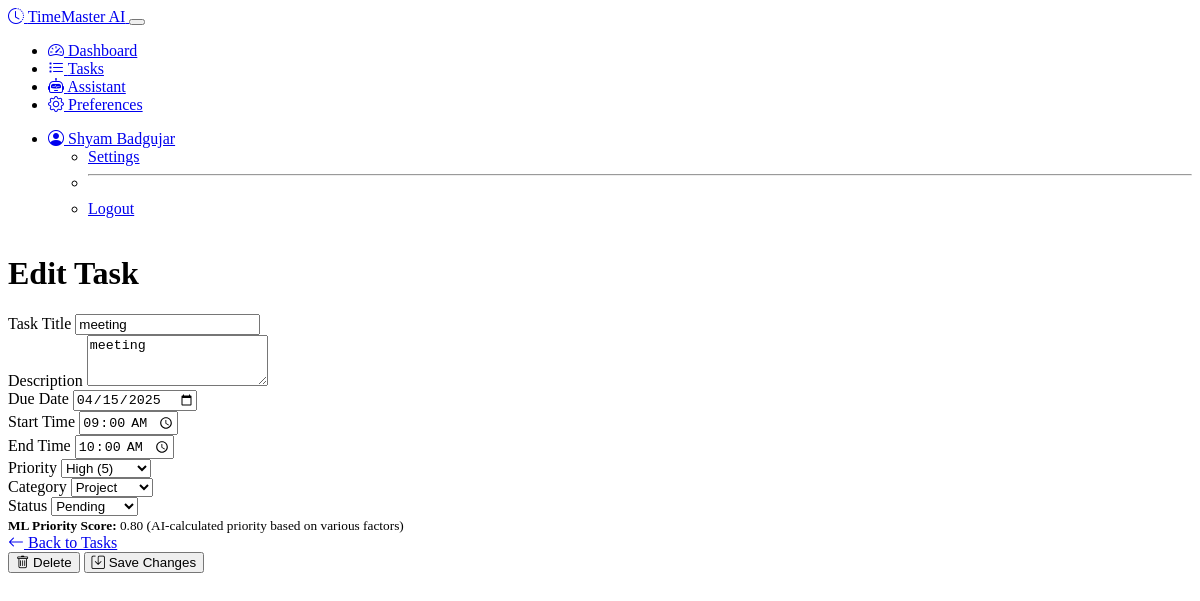
The page /tasks/8/edit (signed in) on the database its author committed.
### models.py (models this page shows, shortened)
class User(UserMixin, db.Model):
    id = db.Column(db.Integer, primary_key=True)
    username = db.Column(db.String(64), unique=True, nullable=False)
    email = db.Column(db.String(120), unique=True, nullable=False)
    password_hash = db.Column(db.String(256), nullable=False)
    created_at = db.Column(db.DateTime, default=datetime.utcnow)
    tasks = db.relationship('Task', backref='user', lazy='dynamic')
    preferences = db.relationship('UserPreference', backref='user', uselist=False)

class Task(db.Model):
    id = db.Column(db.Integer, primary_key=True)
    title = db.Column(db.String(120), nullable=False)
    description = db.Column(db.Text)
    created_at = db.Column(db.DateTime, default=datetime.utcnow)
    due_date = db.Column(db.DateTime)
    start_time = db.Column(db.DateTime)
    end_time = db.Column(db.DateTime)
    priority = db.Column(db.Integer, default=0)  # 0-5, 5 being highest
    status = db.Column(db.String(20), default='pending')  # pending, completed, cancelled
    category = db.Column(db.String(50))
    ml_priority_score = db.Column(db.Float, default=0.0)  # ML-calculated priority
    calendar_event_id = db.Column(db.String(100))  # For Google Calendar sync
    user_id = db.Column(db.Integer, db.ForeignKey('user.id'), nullable=False)

### routes.py (the view, shortened to what this page needs)
@app.route('/tasks/<int:task_id>/edit', methods=['GET', 'POST'])
@login_required
def edit_task(task_id):
    task = Task.query.get_or_404(task_id)
    if task.user_id != current_user.id:
        abort(403)
    return render_template('edit_task.html', task=task)

### models.py (called while the page is built)
@login_manager.user_loader
def load_user(user_id):
    return User.query.get(int(user_id))

    def get_notification_preferences(self):
        try:
            return json.loads(self.notification_preferences)
        except:
            return ['email', 'web']

### notification_service.py (called while the page is built)
    def check_reminders(self):
        now = datetime.now()
        due_reminders = Reminder.query.filter(
            Reminder.remind_at <= now,
            Reminder.sent == False
        ).all()
        sent_count = 0
        for reminder in due_reminders:
            success = self.send_reminder(reminder)
            if success:
                reminder.sent = True
                sent_count += 1
        db.session.commit()
        return sent_count

### routes.py (called while the page is built)
@app.before_request
def check_reminders():
    if not request.endpoint:
        return
    if request.endpoint in ['static', 'login', 'register']:
        return
    last_check = session.get('last_reminder_check', 0)
    now = datetime.now().timestamp()
    if now - last_check > 300:  # 5 minutes in seconds
        notification_service.check_reminders()
        session['last_reminder_check'] = now

### templates/edit_task.html (shortened to what this page needs)
{% extends "layout.html" %}
{% block content %}
<div class="container">
    <div class="row">
        <div class="col-md-8 mx-auto">
            <div class="card bg-dark">
                <div class="card-header">
                    <h1 class="h3 mb-0">Edit Task</h1>
                </div>
                <div class="card-body">
                    <form method="post" action="{{ url_for('edit_task', task_id=task.id) }}">
                        <div class="mb-3">
                            <label for="title" class="form-label">Task Title</label>
                            <input type="text" class="form-control" id="title" name="title" value="{{ task.title }}" required>
                        </div>
                        <div class="mb-3">
                            <label for="description" class="form-label">Description</label>
                            <textarea class="form-control" id="description" name="description" rows="3">{{ task.description }}</textarea>
                        </div>
                        <div class="row mb-3">
                            <div class="col-md-4">
                                <label for="due_date" class="form-label">Due Date</label>
                                <input type="date" class="form-control" id="due_date" name="due_date"
                                    value="{{ task.due_date.strftime('%Y-%m-%d') if task.due_date else '' }}">
                            </div>
                            <div class="col-md-4">
                                <label for="start_time" class="form-label">Start Time</label>
                                <input type="time" class="form-control" id="start_time" name="start_time"
                                    value="{{ task.start_time.strftime('%H:%M') if task.start_time else '' }}">
                            </div>
                            <div class="col-md-4">
                                <label for="end_time" class="form-label">End Time</label>
                                <input type="time" class="form-control" id="end_time" name="end_time"
                                    value="{{ task.end_time.strftime('%H:%M') if task.end_time else '' }}">
                            </div>
                        </div>
                        <div class="row mb-3">
                            <div class="col-md-4">
                                <label for="priority" class="form-label">Priority</label>
                                <select class="form-select" id="priority" name="priority">
                                    <option value="5" {{ 'selected' if task.priority == 5 }}>High (5)</option>
                                </select>
                            </div>
                            <div class="col-md-4">
                                <label for="category" class="form-label">Category</label>
                                <select class="form-select" id="category" name="category">
                                    <option value="Project" {{ 'selected' if task.category == 'Project' }}>Project</option>
                                </select>
                            </div>
                            <div class="col-md-4">
                                <label for="status" class="form-label">Status</label>
                                <select class="form-select" id="status" name="status">
                                    <option value="pending" {{ 'selected' if task.status == 'pending' }}>Pending</option>
                                </select>
                            </div>
                        </div>
                        <div class="mb-3">
                            <div class="alert alert-secondary">
                                <small>
                                    <strong>ML Priority Score:</strong> {{ "%.2f"|format(task.ml_priority_score) }}
                                    <span class="ms-2 text-muted">(AI-calculated priority based on various factors)</span>
                                </small>
                            </div>
                        </div>
                        <div class="d-flex justify-content-between">
                            <div>
                                <a href="{{ url_for('task_list') }}" class="btn btn-outline-secondary">
                                    <i class="bi bi-arrow-left"></i> Back to Tasks
                                </a>
                            </div>
                            <div class="d-flex">
                                <form action="{{ url_for('delete_task', task_id=task.id) }}" method="post" class="me-2">
                                    <button type="submit" class="btn btn-outline-danger btn-delete-task">
                                        <i class="bi bi-trash"></i> Delete
                                    </button>
                                </form>
                                <button type="submit" class="btn btn-primary">
                                    <i class="bi bi-save"></i> Save Changes
                                </button>
                            </div>
                        </div>
                    </form>
                </div>
            </div>
        </div>
    </div>
</div>
{% endblock %}

### templates/layout.html (shortened to what this page needs)
<!DOCTYPE html>
<html lang="en" data-bs-theme="dark">
<head>
    <link rel="stylesheet" href="https://cdn.replit.com/agent/bootstrap-agent-dark-theme.min.css">
    <link rel="stylesheet" href="https://cdn.jsdelivr.net/npm/bootstrap-icons@1.11.0/font/bootstrap-icons.css">
    <link rel="stylesheet" href="{{ url_for('static', filename='css/custom.css') }}">
</head>
<body class="d-flex flex-column min-vh-100">
    <nav class="navbar navbar-expand-lg navbar-dark bg-dark">
        <div class="container">
            <a class="navbar-brand d-flex align-items-center" href="{{ url_for('index') }}">
                <i class="bi bi-clock-history me-2"></i>
                <span>TimeMaster AI</span>
            </a>
            <button class="navbar-toggler" type="button" data-bs-toggle="collapse" data-bs-target="#navbarContent">
            </button>
            <div class="collapse navbar-collapse" id="navbarContent">
                <ul class="navbar-nav me-auto mb-2 mb-lg-0">
                    {% if current_user.is_authenticated %}
                    <li class="nav-item">
                        <a class="nav-link {% if request.endpoint == 'dashboard' %}active{% endif %}" href="{{ url_for('dashboard') }}">
                            <i class="bi bi-speedometer2 me-1"></i> Dashboard
                        </a>
                    </li>
                    <li class="nav-item">
                        <a class="nav-link {% if request.endpoint == 'task_list' %}active{% endif %}" href="{{ url_for('task_list') }}">
                            <i class="bi bi-list-task me-1"></i> Tasks
                        </a>
                    </li>
                    <li class="nav-item">
                        <a class="nav-link {% if request.endpoint == 'assistant' %}active{% endif %}" href="{{ url_for('assistant') }}">
                            <i class="bi bi-robot me-1"></i> Assistant
                        </a>
                    </li>
                    <li class="nav-item">
                        <a class="nav-link {% if request.endpoint == 'preferences' %}active{% endif %}" href="{{ url_for('preferences') }}">
                            <i class="bi bi-gear me-1"></i> Preferences
                        </a>
                    </li>
                    {% endif %}
                </ul>
                <ul class="navbar-nav">
                    {% if current_user.is_authenticated %}
                    <li class="nav-item dropdown">
                        <a class="nav-link dropdown-toggle" href="#" id="userDropdown" role="button" data-bs-toggle="dropdown">
                            <i class="bi bi-person-circle me-1"></i> {{ current_user.username }}
                        </a>
                        <ul class="dropdown-menu dropdown-menu-end">
                            <li><a class="dropdown-item" href="{{ url_for('preferences') }}">Settings</a></li>
                            <li><hr class="dropdown-divider"></li>
                            <li><a class="dropdown-item" href="{{ url_for('logout') }}">Logout</a></li>
                        </ul>
                    </li>
                    {% endif %}
                </ul>
            </div>
        </div>
    </nav>
    <main class="main-content py-4">
        {% block content %}{% endblock %}
    </main>
</body>
</html>

### static/css/custom.css (style rules this page uses)
body { min-height: 100vh; display: flex; flex-direction: column; }
.main-content { flex: 1; }
.container { max-width: 1200px; }

### rows shown on the page
User: username "Shyam Badgujar"
Task: title "meeting", description "meeting", due_date "04/15/2025", start_time "09:00", end_time "10:00", ml_priority_score "0.80"
